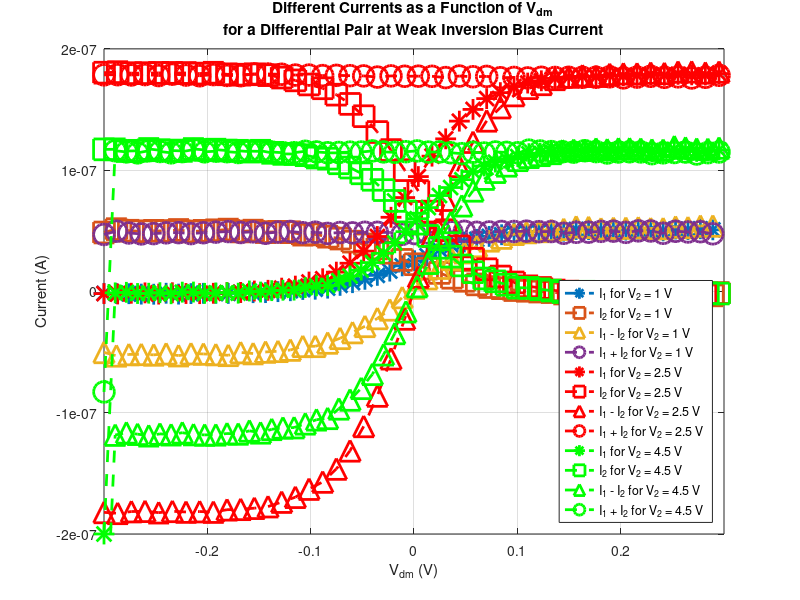

MATLAB code to generate this figure:
%Experiment 1 plotter for Vb = 0.5, V2 = 1V
interval = 10;

load('Exp1_Vb0.5_V21_Data.mat');

Vdm1 = linspace(-0.3,0.3,500);
Idm1 = Exp1_Vb1_I1 - Exp1_Vb1_I2;
Icm1 = Exp1_Vb1_I1 + Exp1_Vb1_I2;
I1_1 = Exp1_Vb1_I1;
I2_1 = Exp1_Vb1_I2;

load('Exp1_Vb0.5_V22.5_Data.mat');

Vdm2 = linspace(-0.3,0.3,500);
Idm2 = Exp1_Vb25_I1 - Exp1_Vb25_I2;
Icm2 = Exp1_Vb25_I1 + Exp1_Vb25_I2;
I1_2 = Exp1_Vb25_I1;
I2_2 = Exp1_Vb25_I2;

load('Exp1_Vb0.5_ V24.5_Data.mat')

 Vdm3 = linspace(-0.3,0.3,500);
Idm3 = Exp1_Vb45_I1 - Exp1_Vb45_I2;
Icm3 = Exp1_Vb45_I1 + Exp1_Vb45_I2;
I1_3 = Exp1_Vb45_I1;
I2_3 = Exp1_Vb45_I2;

plot(Vdm1(1:interval:end),I1_1(1:interval:end),'*--','MarkerSize',15,'LineWidth',2); hold on;
plot(Vdm1(1:interval:end),I2_1(1:interval:end),'s--','MarkerSize',15,'LineWidth',2);
plot(Vdm1(1:interval:end),Idm1(1:interval:end),'^--','MarkerSize',15,'LineWidth',2);
plot(Vdm1(1:interval:end),Icm1(1:interval:end),'o--','MarkerSize',15,'LineWidth',2);

plot(Vdm2(1:interval+1:end),I1_2(1:interval+1:end),'r*--','MarkerSize',15,'LineWidth',2); 
plot(Vdm2(1:interval+1:end),I2_2(1:interval+1:end),'rs--','MarkerSize',15,'LineWidth',2);
plot(Vdm2(1:interval+1:end),Idm2(1:interval+1:end),'r^--','MarkerSize',15,'LineWidth',2);
plot(Vdm2(1:interval+1:end),Icm2(1:interval+1:end),'ro--','MarkerSize',15,'LineWidth',2);

plot(Vdm3(1:interval-1:end),I1_3(1:interval-1:end),'g*--','MarkerSize',15,'LineWidth',2); 
plot(Vdm3(1:interval-1:end),I2_3(1:interval-1:end),'gs--','MarkerSize',15,'LineWidth',2);
plot(Vdm3(1:interval-1:end),Idm3(1:interval-1:end),'g^--','MarkerSize',15,'LineWidth',2);
plot(Vdm3(1:interval-1:end),Icm3(1:interval-1:end),'go--','MarkerSize',15,'LineWidth',2);

xlim([-0.3 0.3]);
ylim([-2e-7 2e-7]);
grid on;

set(get(gca,'Title'),'String',{'Different Currents as a Function of V_{dm}';'for a Differential Pair at Weak Inversion Bias Current'});
ylabel('Current (A)');
xlabel('V_{dm} (V)');

legend('I_1 for V_2 = 1 V',...
'I_2 for V_2 = 1 V',...
'I_1 - I_2 for V_2 = 1 V',...
'I_1 + I_2 for V_2 = 1 V',...
'I_1 for V_2 = 2.5 V',...
'I_2 for V_2 = 2.5 V',...
'I_1 - I_2 for V_2 = 2.5 V',...
'I_1 + I_2 for V_2 = 2.5 V',...
'I_1 for V_2 = 4.5 V',...
'I_2 for V_2 = 4.5 V',...
'I_1 - I_2 for V_2 = 4.5 V',...
'I_1 + I_2 for V_2 = 4.5 V','Location','SouthEast')